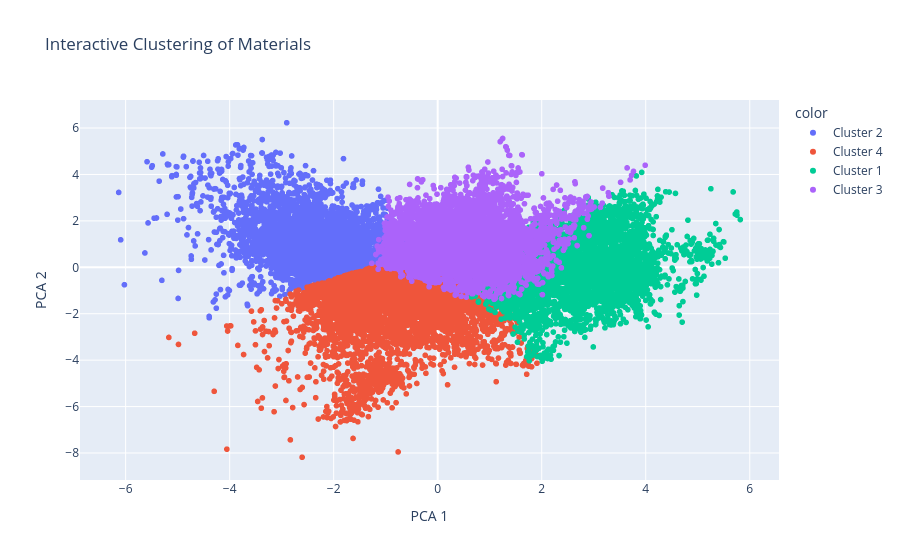

Notebook source saved alongside this figure:
### Code cell
import plotly.express as px

# Make sure you have identifiers
# If you have material_id, use it
# Otherwise use index
#df["material_id"] = df.index.astype(str)

# Create interactive plot

df["cluster_label"] = df["cluster"].apply(lambda x: f"Cluster {x+1}")

fig = px.scatter(
    x=X_pca[:, 0],
    y=X_pca[:, 1],
    color=df["cluster_label"].astype(str),
    hover_name=df["formula_html"],
    hover_data={
                "material_id": df["material_id"],
        "band_gap": df["band_gap"],
        "density": df["density"],
        "formation_energy_per_atom": df["formation_energy_per_atom"]
    },
    labels={"x": "PCA 1", "y": "PCA 2"},

    title="Interactive Clustering of Materials"
)

fig.show()

### Figure 1 — Plotly figure (JSON) as saved in the notebook; plotly's stock layout.template omitted (floating-point values rounded to 4 significant figures; data arrays with more than 128 entries replaced by an {"elided": "..."} marker saying what was removed)
{"data": [{"customdata": {"elided": "4482x4 mixed values"}, "hovertemplate": "<b>%{hovertext}</b><br><br>color=Cluster 2<br>PCA 1=%{x}<br>PCA 2=%{y}<br>material_id=%{customdata[0]}<br>band_gap=%{customdata[1]}<br>density=%{customdata[2]}<br>formation_energy_per_atom=%{customdata[3]}<extra></extra>", "hovertext": {"elided": "4482 str values"}, "legendgroup": "Cluster 2", "marker": {"color": "#636efa", "symbol": "circle"}, "mode": "markers", "name": "Cluster 2", "showlegend": true, "type": "scattergl", "x": {"elided": "4482 float values"}, "xaxis": "x", "y": {"elided": "4482 float values"}, "yaxis": "y"}, {"customdata": {"elided": "5521x4 mixed values"}, "hovertemplate": "<b>%{hovertext}</b><br><br>color=Cluster 4<br>PCA 1=%{x}<br>PCA 2=%{y}<br>material_id=%{customdata[0]}<br>band_gap=%{customdata[1]}<br>density=%{customdata[2]}<br>formation_energy_per_atom=%{customdata[3]}<extra></extra>", "hovertext": {"elided": "5521 str values"}, "legendgroup": "Cluster 4", "marker": {"color": "#EF553B", "symbol": "circle"}, "mode": "markers", "name": "Cluster 4", "showlegend": true, "type": "scattergl", "x": {"elided": "5521 float values"}, "xaxis": "x", "y": {"elided": "5521 float values"}, "yaxis": "y"}, {"customdata": {"elided": "4807x4 mixed values"}, "hovertemplate": "<b>%{hovertext}</b><br><br>color=Cluster 1<br>PCA 1=%{x}<br>PCA 2=%{y}<br>material_id=%{customdata[0]}<br>band_gap=%{customdata[1]}<br>density=%{customdata[2]}<br>formation_energy_per_atom=%{customdata[3]}<extra></extra>", "hovertext": {"elided": "4807 str values"}, "legendgroup": "Cluster 1", "marker": {"color": "#00cc96", "symbol": "circle"}, "mode": "markers", "name": "Cluster 1", "showlegend": true, "type": "scattergl", "x": {"elided": "4807 float values"}, "xaxis": "x", "y": {"elided": "4807 float values"}, "yaxis": "y"}, {"customdata": {"elided": "5190x4 mixed values"}, "hovertemplate": "<b>%{hovertext}</b><br><br>color=Cluster 3<br>PCA 1=%{x}<br>PCA 2=%{y}<br>material_id=%{customdata[0]}<br>band_gap=%{customdata[1]}<br>density=%{customdata[2]}<br>formation_energy_per_atom=%{customdata[3]}<extra></extra>", "hovertext": {"elided": "5190 str values"}, "legendgroup": "Cluster 3", "marker": {"color": "#ab63fa", "symbol": "circle"}, "mode": "markers", "name": "Cluster 3", "showlegend": true, "type": "scattergl", "x": {"elided": "5190 float values"}, "xaxis": "x", "y": {"elided": "5190 float values"}, "yaxis": "y"}], "layout": {"legend": {"title": {"text": "color"}, "tracegroupgap": 0}, "title": {"text": "Interactive Clustering of Materials"}, "xaxis": {"anchor": "y", "domain": [0, 1], "title": {"text": "PCA 1"}}, "yaxis": {"anchor": "x", "domain": [0, 1], "title": {"text": "PCA 2"}}}}
